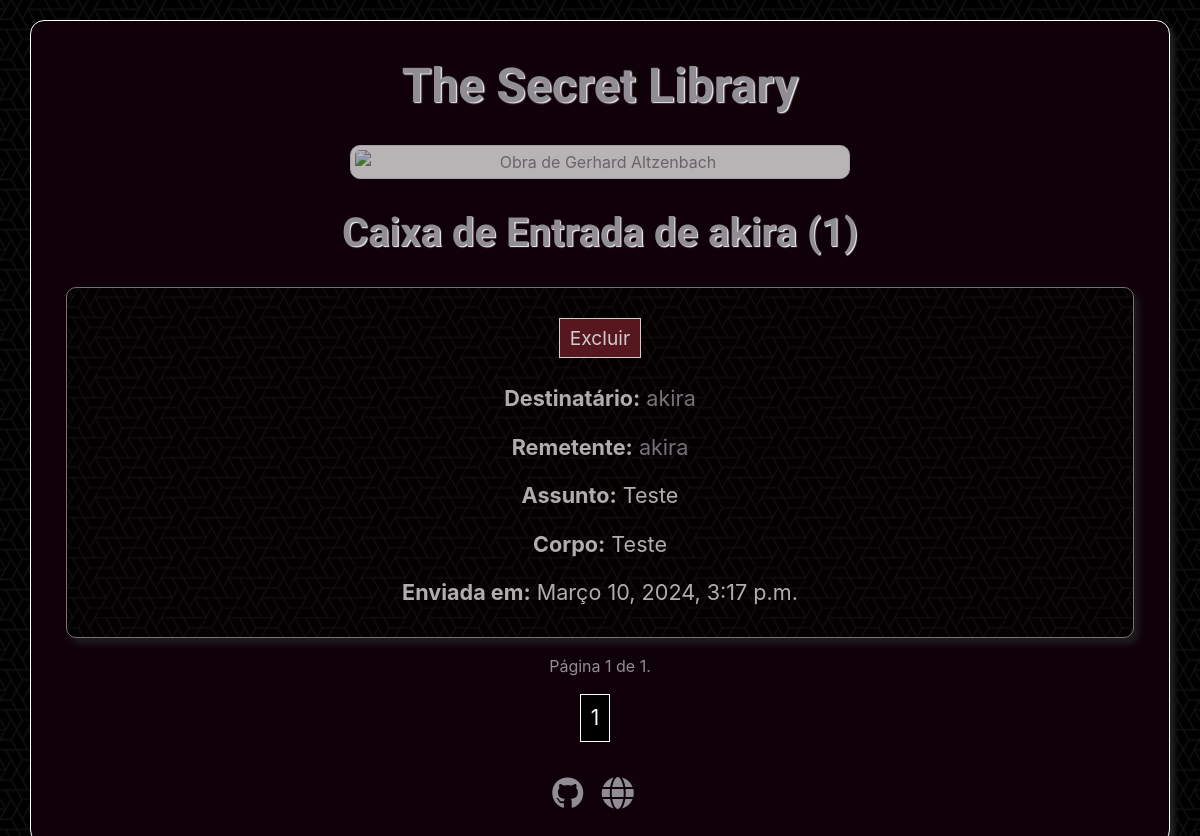
/caixa_entrada/ (signed in), run on an earlier commit of the app's database.
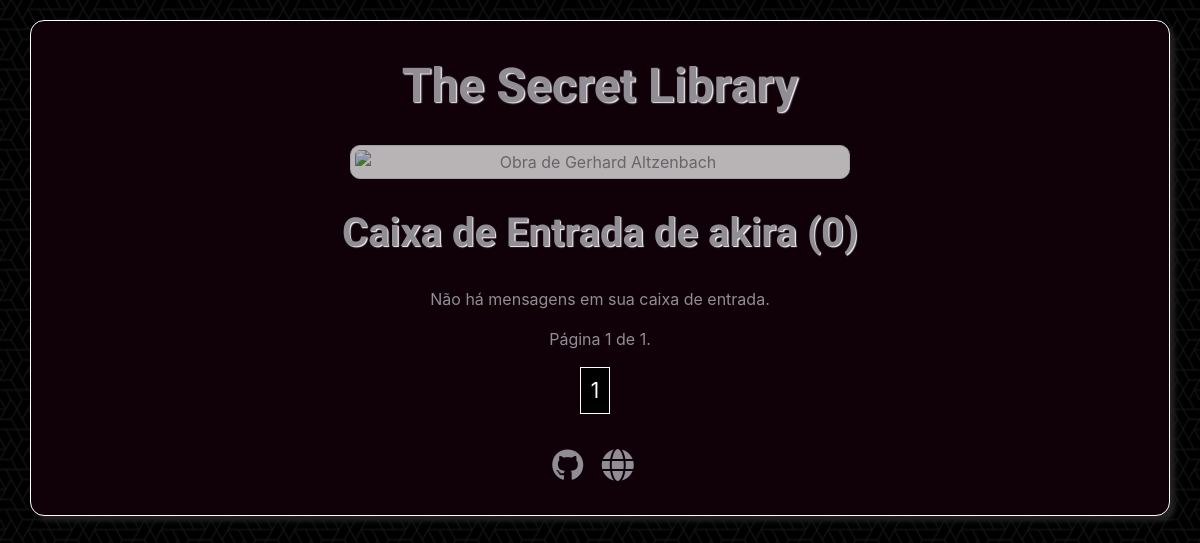
And on a later commit of the database.
### library/models.py (models this page shows, shortened)
class Mensagem(models.Model):
    remetente = models.ForeignKey(User, related_name='mensagens_enviadas', on_delete=models.CASCADE)
    destinatario = models.ForeignKey(User, related_name='mensagens_recebidas', on_delete=models.CASCADE)
    assunto = models.CharField(max_length=255)
    corpo = models.TextField()
    timestamp = models.DateTimeField(auto_now_add=True)
    lida = models.BooleanField(default=False)

### library/views.py (the view)
# urls.py: path('caixa_entrada/', views.caixa_entrada, name='caixa_entrada'),
@login_required
def caixa_entrada(request):
    mensagens_recebidas = Mensagem.objects.filter(destinatario=request.user).order_by('-timestamp')
    paginator = Paginator(mensagens_recebidas, 5)
    page = request.GET.get('page')
    try:
        mensagens_pagina = paginator.page(page)
    except PageNotAnInteger:
        mensagens_pagina = paginator.page(1)
    except EmptyPage:
        mensagens_pagina = paginator.page(paginator.num_pages)
    return render(request, 'caixa_entrada.html',
        {
            'mensagens': mensagens_pagina,
            'mensagens_recebidas': mensagens_recebidas
        }
    )

### library/templates/caixa_entrada.html (shortened to what this page needs)
{% extends 'base.html' %}
{% load static %}
{% block content %}
<h1 class="livros-title">Caixa de Entrada de {{ request.user.username }} ({{ mensagens_recebidas|length }})</h1>
{% for mensagem in mensagens %}
<div class="livro-div">
    <a type="button" class="excluir-mensagem" id="excluir-mensagem" data-mensagem-id="{{ mensagem.id }}">
        Excluir
    </a>
    <p class="livro-text mt-4"><b>Destinatário:</b> <a href="{% url 'detalhes_usuario' mensagem.destinatario.id %}">{{ mensagem.destinatario }}</a></p>
    <p class="livro-text"><b>Remetente:</b> <a href="{% url 'detalhes_usuario' mensagem.remetente.id %}">{{ mensagem.remetente }}</a></p>
    <p class="livro-text"><b>Assunto:</b> {{ mensagem.assunto }}</p>
    <p class="livro-text"><b>Corpo:</b> {{ mensagem.corpo }}</p>
    <p class="livro-text mb-1"><b>Enviada em:</b> {{ mensagem.timestamp }}</p>
</div>
{% empty %}
    <p>Não há mensagens em sua caixa de entrada.</p>
{% endfor %}
<p class="mt-3">Página {{ mensagens.number }} de {{ mensagens.paginator.num_pages }}.</p>
<div class="paginacao">
    {% for page_num in mensagens.paginator.page_range %}
        {% if page_num == mensagens.number %}
            <span class="current">{{ page_num }}</span>
        {% elif page_num > mensagens.number|add:'-3' and page_num < mensagens.number|add:'3' %}
            <a href="?page={{ page_num }}">{{ page_num }}</a>
        {% endif %}
    {% endfor %}
</div>
{% endblock %}

What changed in the data, as far as the page shows it:
removed Mensagem: destinatario "akira", remetente "akira", assunto "Teste", corpo "Teste", timestamp "Março 10, 2024, 3:17 p.m."
Also different on the page:
{{ mensagens_recebidas|length }}: "1" → "0"
text now shown: "Não há mensagens em sua caixa de entrada."
